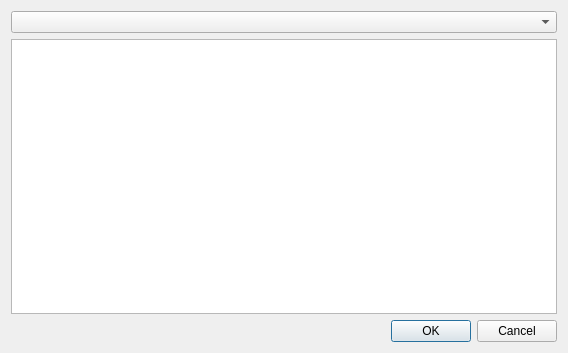
<?xml version="1.0" encoding="UTF-8"?>
<ui version="4.0">
 <class>FormDataBrowser</class>
 <widget class="QDialog" name="FormDataBrowser">
  <property name="geometry">
   <rect>
    <x>0</x>
    <y>0</y>
    <width>568</width>
    <height>353</height>
   </rect>
  </property>
  <property name="windowTitle">
   <string>OpenALAQS - Browse Data</string>
  </property>
  <layout class="QGridLayout" name="gridLayout">
   <item row="0" column="0">
    <layout class="QVBoxLayout" name="verticalLayout" stretch="1,1,1">
     <item>
      <widget class="QComboBox" name="table"/>
     </item>
     <item>
      <widget class="QTableWidget" name="data"/>
     </item>
     <item>
      <widget class="QDialogButtonBox" name="buttonBox">
       <property name="sizePolicy">
        <sizepolicy hsizetype="Expanding" vsizetype="Fixed">
         <horstretch>1</horstretch>
         <verstretch>0</verstretch>
        </sizepolicy>
       </property>
       <property name="orientation">
        <enum>Qt::Horizontal</enum>
       </property>
       <property name="standardButtons">
        <set>QDialogButtonBox::Cancel|QDialogButtonBox::Ok</set>
       </property>
      </widget>
     </item>
    </layout>
   </item>
  </layout>
 </widget>
 <tabstops>
  <tabstop>table</tabstop>
  <tabstop>data</tabstop>
  <tabstop>buttonBox</tabstop>
 </tabstops>
 <resources/>
 <connections>
  <connection>
   <sender>buttonBox</sender>
   <signal>accepted()</signal>
   <receiver>FormDataBrowser</receiver>
   <slot>accept()</slot>
   <hints>
    <hint type="sourcelabel">
     <x>248</x>
     <y>254</y>
    </hint>
    <hint type="destinationlabel">
     <x>157</x>
     <y>274</y>
    </hint>
   </hints>
  </connection>
  <connection>
   <sender>buttonBox</sender>
   <signal>rejected()</signal>
   <receiver>FormDataBrowser</receiver>
   <slot>reject()</slot>
   <hints>
    <hint type="sourcelabel">
     <x>316</x>
     <y>260</y>
    </hint>
    <hint type="destinationlabel">
     <x>286</x>
     <y>274</y>
    </hint>
   </hints>
  </connection>
 </connections>
</ui>
